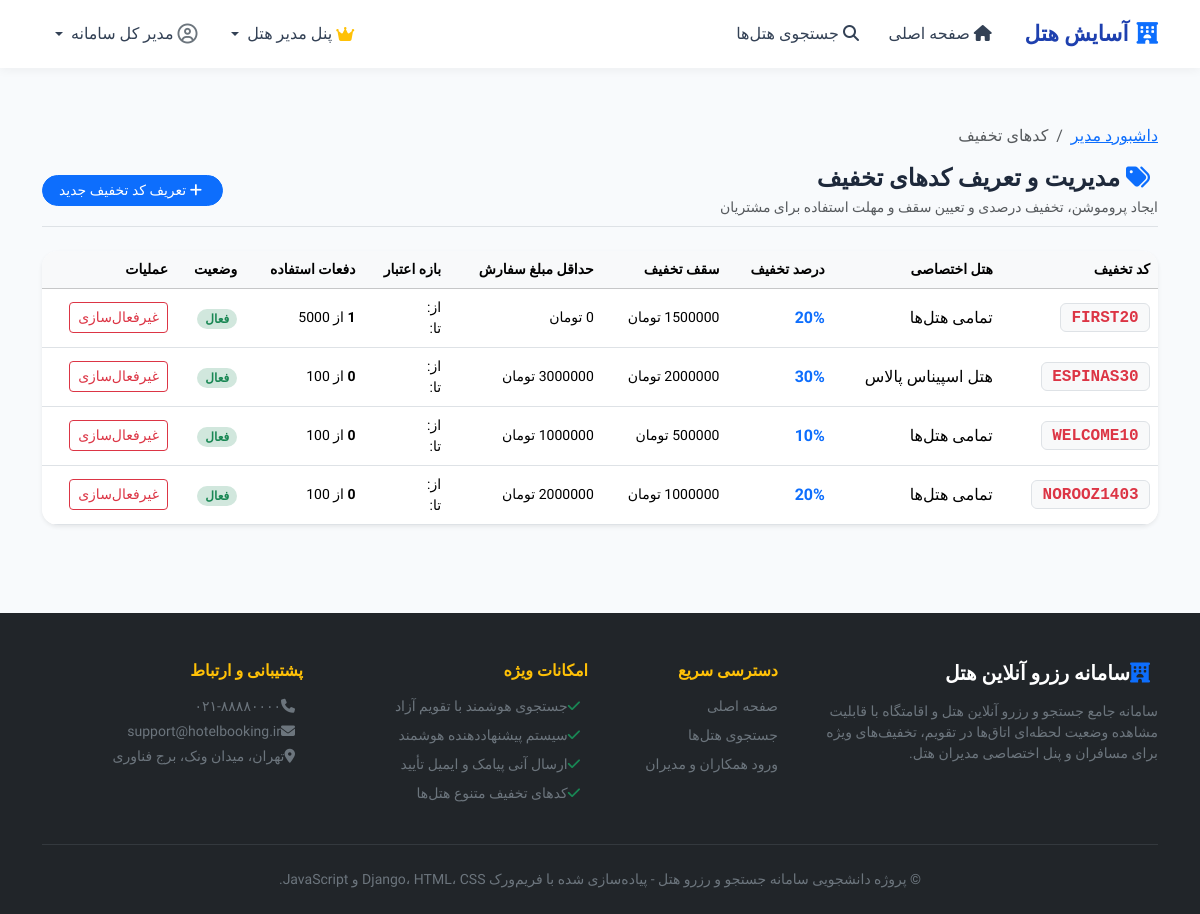
Screenshot of /bookings/manager/discounts/ (signed in) with the database file from the repository.
### accounts/models.py (models this page shows, shortened)
class User(AbstractUser):
    ROLE_CHOICES = (
        ('customer', 'مشتری / مسافر'),
        ('manager', 'مدیر هتل'),
    )
    role = models.CharField(
        max_length=20,
        choices=ROLE_CHOICES,
        default='customer',
        verbose_name="نقش کاربری"
    )
    phone = models.CharField(
        max_length=20,
        blank=True,
        null=True,
        verbose_name="شماره همراه"
    )
    favorite_city = models.CharField(
        max_length=100,
        blank=True,
        null=True,
        verbose_name="شهر مورد علاقه (جهت پیشنهاد هوشمند)"
    )
    preferred_min_price = models.DecimalField(
        max_digits=12,
        decimal_places=0,
        null=True,
        blank=True,
        verbose_name="حداقل بودجه پیشنهادی (تومان)"
    )
    preferred_max_price = models.DecimalField(
        max_digits=12,
        decimal_places=0,
        null=True,
        blank=True,
        verbose_name="حداکثر بودجه پیشنهادی (تومان)"
    )
    @property
    def is_hotel_manager(self):
        return self.role == 'manager' or self.is_superuser
    @property
    def display_name(self):
        if self.first_name or self.last_name:
            return f"{self.first_name} {self.last_name}".strip()
        return self.username

### bookings/models.py (models this page shows, shortened)
class DiscountCode(models.Model):
    code = models.CharField(max_length=50, unique=True, verbose_name="کد تخفیف")
    created_by = models.ForeignKey(
        settings.AUTH_USER_MODEL,
        on_delete=models.CASCADE,
        related_name='created_discounts',
        verbose_name="ایجاد شده توسط"
    )
    hotel = models.ForeignKey(
        Hotel,
        on_delete=models.CASCADE,
        null=True,
        blank=True,
        related_name='discount_codes',
        verbose_name="مخصوص هتل خاص (اختیاری)",
        help_text="اگر خالی باشد روی تمامی هتل‌های مدیر اعمال می‌شود"
    )
    discount_percent = models.PositiveIntegerField(
        verbose_name="درصد تخفیف (1 تا 100)"
    )
    max_discount_amount = models.DecimalField(
        max_digits=12,
        decimal_places=0,
        null=True,
        blank=True,
        verbose_name="حداکثر سقف تخفیف (تومان)",
        help_text="اختیاری"
    )
    min_order_amount = models.DecimalField(
        max_digits=12,
        decimal_places=0,
        default=0,
        verbose_name="حداقل مبلغ رزرو (تومان)"
    )
    valid_from = models.DateField(verbose_name="شروع اعتبار")
    valid_to = models.DateField(verbose_name="پایان اعتبار")
    max_uses = models.PositiveIntegerField(default=100, verbose_name="حداکثر دفعات مجاز استفاده")
    times_used = models.PositiveIntegerField(default=0, verbose_name="تعداد دفعات استفاده شده")
    is_active = models.BooleanField(default=True, verbose_name="فعال است؟")
    created_at = models.DateTimeField(auto_now_add=True, verbose_name="تاریخ ایجاد")
    class Meta:
        verbose_name = "کد تخفیف"
        verbose_name_plural = "کدهای تخفیف"
        ordering = ['-created_at']

### hotels/models.py (models this page shows, shortened)
class Hotel(models.Model):
    STAR_CHOICES = [(i, f"{i} ستاره") for i in range(1, 6)]
    manager = models.ForeignKey(
        settings.AUTH_USER_MODEL,
        on_delete=models.CASCADE,
        related_name='hotels',
        verbose_name="مدیر هتل"
    )
    name = models.CharField(max_length=200, verbose_name="نام هتل")
    city = models.CharField(max_length=100, verbose_name="شهر")
    address = models.TextField(verbose_name="آدرس دقیق")
    stars = models.PositiveSmallIntegerField(
        choices=STAR_CHOICES,
        default=3,
        verbose_name="تعداد ستاره"
    )
    description = models.TextField(verbose_name="توضیحات و معرفی هتل")
    phone = models.CharField(max_length=30, verbose_name="شماره تماس پذیرش")
    email = models.EmailField(blank=True, null=True, verbose_name="ایمیل هتل")
    image = models.ImageField(upload_to='hotels/', blank=True, null=True, verbose_name="تصویر شاخص هتل")
    latitude = models.FloatField(default=35.6892, verbose_name="عرض جغرافیایی (Latitude)")
    longitude = models.FloatField(default=51.3890, verbose_name="طول جغرافیایی (Longitude)")
    created_at = models.DateTimeField(auto_now_add=True, verbose_name="تاریخ ثبت")
    class Meta:
        verbose_name = "هتل"
        verbose_name_plural = "هتل‌ها"
        ordering = ['-created_at']

### bookings/views.py (the view)
# urls.py: path('manager/discounts/', views.manager_discounts_view, name='manager_discounts'),
@login_required
@user_passes_test(is_manager, login_url='accounts:login')
def manager_discounts_view(request):
    discounts = DiscountCode.objects.filter(created_by=request.user) if not request.user.is_superuser else DiscountCode.objects.all()
    return render(request, 'bookings/manager/discount_list.html', {'discounts': discounts})

### bookings/jalali.py (called while the page is built)
def gregorian_to_jalali(dt, format_str='%Y/%m/%d'):
    if not dt:
        return ''
    if isinstance(dt, str):
        parsed = parse_flexible_date(dt)
        if not parsed:
            return dt
        dt = parsed
    if isinstance(dt, datetime.datetime):
        jdate = jdatetime.datetime.fromgregorian(datetime=dt)
        return jdate.strftime(format_str)
    elif isinstance(dt, datetime.date):
        jdate = jdatetime.date.fromgregorian(date=dt)
        return jdate.strftime(format_str)
    return str(dt)

### bookings/templatetags/jalali_tags.py (called while the page is built)
@register.filter(name='to_jalali')
def to_jalali_filter(value):
    if not value:
        return ''
    return gregorian_to_jalali(value)

### bookings/views.py (called while the page is built)
def is_manager(user):
    return user.is_authenticated and (user.is_hotel_manager or user.is_superuser)

### templates/bookings/manager/discount_list.html (shortened to what this page needs)
{% extends 'base.html' %}
{% load jalali_tags %}
{% block content %}
<div class="container py-3">
    <nav aria-label="breadcrumb" class="mb-3">
        <ol class="breadcrumb small">
            <li class="breadcrumb-item"><a href="{% url 'bookings:manager_dashboard' %}">داشبورد مدیر</a></li>
            <li class="breadcrumb-item active">کدهای تخفیف</li>
        </ol>
    </nav>
    <div class="d-flex justify-content-between align-items-center mb-4 pb-2 border-bottom">
        <div>
            <h4 class="fw-bold mb-1">
                <i class="fa-solid fa-tags text-primary ms-2"></i>
                مدیریت و تعریف کدهای تخفیف
            </h4>
            <p class="text-muted small mb-0">ایجاد پروموشن، تخفیف درصدی و تعیین سقف و مهلت استفاده برای مشتریان</p>
        </div>
        <a href="{% url 'bookings:manager_discount_create' %}" class="btn btn-primary btn-sm px-3 rounded-pill">
            <i class="fa-solid fa-plus ms-1"></i> تعریف کد تخفیف جدید
        </a>
    </div>
    <div class="card border-0 shadow-sm rounded-4 overflow-hidden">
        <div class="table-responsive">
            <table class="table table-hover align-middle mb-0">
                <thead class="table-light small">
                    <tr>
                        <th>کد تخفیف</th>
                        <th>هتل اختصاصی</th>
                        <th>درصد تخفیف</th>
                        <th>سقف تخفیف</th>
                        <th>حداقل مبلغ سفارش</th>
                        <th>بازه اعتبار</th>
                        <th>دفعات استفاده</th>
                        <th>وضعیت</th>
                        <th>عملیات</th>
                    </tr>
                </thead>
                <tbody>
                    {% for d in discounts %}
                        <tr>
                            <td>
                                <span class="badge bg-light text-danger border font-monospace fs-6">
                                    {{ d.code }}
                                </span>
                            </td>
                            <td>{{ d.hotel.name|default:"تمامی هتل‌ها" }}</td>
                            <td><b class="text-primary fs-6">{{ d.discount_percent }}%</b></td>
                            <td class="small">
                                {% if d.max_discount_amount %}
                                    {{ d.max_discount_amount|floatformat:0 }} تومان
                                {% else %}
                                    <span class="text-muted">بدون سقف</span>
                                {% endif %}
                            </td>
                            <td class="small">{{ d.min_order_amount|floatformat:0 }} تومان</td>
                            <td class="small">
                                <div>از: {{ d.valid_from|to_jalali }}</div>
                                <div>تا: {{ d.valid_to|to_jalali }}</div>
                            </td>
                            <td class="small">
                                <b>{{ d.times_used }}</b> از {{ d.max_uses }}
                            </td>
                            <td>
                                {% if d.is_active %}
                                    <span class="badge bg-success-subtle text-success py-1 px-2 rounded-pill">فعال</span>
                                {% else %}
                                    <span class="badge bg-secondary-subtle text-secondary py-1 px-2 rounded-pill">غیرفعال</span>
                                {% endif %}
                            </td>
                            <td>
                                <a href="{% url 'bookings:manager_discount_toggle' d.id %}" class="btn btn-sm {% if d.is_active %}btn-outline-danger{% else %}btn-outline-success{% endif %} py-1 px-2">
                                    {% if d.is_active %}غیرفعال‌سازی{% else %}فعال‌سازی{% endif %}
                                </a>
                            </td>
                        </tr>
                    {% empty %}
                        <tr>
                            <td colspan="9" class="text-center py-5 text-muted">
                                هنوز هیچ کد تخفیفی تعریف نکرده‌اید.
                            </td>
                        </tr>
                    {% endfor %}
                </tbody>
            </table>
        </div>
    </div>
</div>
{% endblock %}

### templates/base.html (shortened to what this page needs)
{% load static %}
<!DOCTYPE html>
<html lang="fa" dir="rtl">
<head>
    <link rel="stylesheet" href="https://cdn.jsdelivr.net/npm/bootstrap@5.3.3/dist/css/bootstrap.rtl.min.css">
    <link rel="stylesheet" href="https://cdnjs.cloudflare.com/ajax/libs/font-awesome/6.5.1/css/all.min.css">
    <link rel="stylesheet" href="{% static 'css/style.css' %}">
    <link rel="stylesheet" href="{% static 'css/persian-datepicker.css' %}">
</head>
<body>
    <nav class="navbar navbar-expand-lg sticky-top">
        <div class="container">
            <a class="navbar-brand" href="{% url 'hotels:home' %}">
                <i class="fa-solid fa-hotel text-primary"></i>
                <span>آسایش هتل</span>
            </a>
            <div class="collapse navbar-collapse" id="navbarContent">
                <ul class="navbar-nav me-auto mb-2 mb-lg-0">
                    <li class="nav-item">
                        <a class="nav-link" href="{% url 'hotels:home' %}">
                            <i class="fa-solid fa-house ms-1"></i> صفحه اصلی
                        </a>
                    </li>
                    <li class="nav-item">
                        <a class="nav-link" href="{% url 'hotels:hotel_list' %}">
                            <i class="fa-solid fa-magnifying-glass ms-1"></i> جستجوی هتل‌ها
                        </a>
                    </li>
                </ul>
                <ul class="navbar-nav ms-auto align-items-lg-center gap-2">
                    {% if user.is_authenticated %}
                        {% if user.is_hotel_manager %}
                            <li class="nav-item dropdown">
                                <a class="nav-link dropdown-toggle btn btn-outline-primary btn-sm px-3 text-primary d-flex align-items-center gap-1" href="#" role="button" data-bs-toggle="dropdown">
                                    <i class="fa-solid fa-crown text-warning"></i>
                                    <span>پنل مدیر هتل</span>
                                </a>
                            </li>
                        {% endif %}
                        <li class="nav-item dropdown">
                            <a class="nav-link dropdown-toggle d-flex align-items-center gap-1" href="#" role="button" data-bs-toggle="dropdown">
                                <i class="fa-regular fa-circle-user fa-lg text-secondary"></i>
                                <span>{{ user.display_name }}</span>
                            </a>
                        </li>
                    {% endif %}
                </ul>
            </div>
        </div>
    </nav>
    <main class="py-4">
        {% block content %}{% endblock %}
    </main>
    <footer class="bg-dark text-white pt-5 pb-4 mt-5">
        <div class="container">
            <div class="row g-4">
                <div class="col-lg-4 col-md-6">
                    <h5 class="fw-bold mb-3"><i class="fa-solid fa-hotel text-primary ms-2"></i>سامانه رزرو آنلاین هتل</h5>
                    <p class="text-secondary small leading-relaxed">
                        سامانه جامع جستجو و رزرو آنلاین هتل و اقامتگاه با قابلیت مشاهده وضعیت لحظه‌ای اتاق‌ها در تقویم، تخفیف‌های ویژه برای مسافران و پنل اختصاصی مدیران هتل.
                    </p>
                </div>
                <div class="col-lg-2 col-md-6">
                    <h6 class="fw-bold mb-3 text-warning">دسترسی سریع</h6>
                    <ul class="list-unstyled small">
                        <li class="mb-2"><a href="{% url 'hotels:home' %}" class="text-secondary text-decoration-none hover-white">صفحه اصلی</a></li>
                        <li class="mb-2"><a href="{% url 'hotels:hotel_list' %}" class="text-secondary text-decoration-none">جستجوی هتل‌ها</a></li>
                        <li class="mb-2"><a href="{% url 'accounts:login' %}" class="text-secondary text-decoration-none">ورود همکاران و مدیران</a></li>
                    </ul>
                </div>
                <div class="col-lg-3 col-md-6">
                    <h6 class="fw-bold mb-3 text-warning">امکانات ویژه</h6>
                    <ul class="list-unstyled small text-secondary">
                        <li class="mb-2"><i class="fa-solid fa-check text-success ms-2"></i>جستجوی هوشمند با تقویم آزاد</li>
                        <li class="mb-2"><i class="fa-solid fa-check text-success ms-2"></i>سیستم پیشنهاددهنده هوشمند</li>
                        <li class="mb-2"><i class="fa-solid fa-check text-success ms-2"></i>ارسال آنی پیامک و ایمیل تأیید</li>
                        <li class="mb-2"><i class="fa-solid fa-check text-success ms-2"></i>کدهای تخفیف متنوع هتل‌ها</li>
                    </ul>
                </div>
                <div class="col-lg-3 col-md-6">
                    <h6 class="fw-bold mb-3 text-warning">پشتیبانی و ارتباط</h6>
                    <p class="text-secondary small mb-1"><i class="fa-solid fa-phone ms-2"></i>۰۲۱-۸۸۸۸۰۰۰۰</p>
                    <p class="text-secondary small mb-1"><i class="fa-solid fa-envelope ms-2"></i>support@hotelbooking.ir</p>
                    <p class="text-secondary small"><i class="fa-solid fa-location-dot ms-2"></i>تهران، میدان ونک، برج فناوری</p>
                </div>
            </div>
            <hr class="border-secondary my-4">
            <div class="text-center text-secondary small">
                © پروژه دانشجویی سامانه جستجو و رزرو هتل - پیاده‌سازی شده با فریم‌ورک Django، HTML، CSS و JavaScript.
            </div>
        </div>
    </footer>
</body>
</html>

### static/css/style.css (style rules this page uses)
:root { --primary-color: #1e40af; --primary-hover: #1d4ed8; --secondary-color: #0d9488; --accent-color: #f59e0b; --bg-light: #f8fafc; --card-shadow: 0 4px 6px -1px rgba(0, 0, 0, 0.08), 0 2px 4px -2px rgba(0, 0, 0, 0.05); --hover-shadow: 0 10px 15px -3px rgba(0, 0, 0, 0.1), 0 4px 6px -4px rgba(0, 0, 0, 0.08); }
body { font-family: 'Vazirmatn', -apple-system, BlinkMacSystemFont, "Segoe UI", Roboto, sans-serif; background-color: var(--bg-light); color: #1e293b; min-height: 100vh; display: flex; flex-direction: column; }
main { flex: 1; }
.navbar { background: #ffffff; box-shadow: 0 2px 10px rgba(0, 0, 0, 0.05); padding: 0.8rem 1rem; }
.navbar-brand { font-weight: 800; font-size: 1.35rem; color: var(--primary-color) !important; display: flex; align-items: center; gap: 0.5rem; }
.nav-link { font-weight: 500; color: #334155 !important; transition: color 0.2s ease; padding: 0.5rem 0.8rem !important; }

### rows the page displays
User: display_name "مدیر کل سامانه"
DiscountCode: code "FIRST20", hotel.name "تمامی هتل‌ها", discount_percent "20", max_discount_amount "1500000", times_used "1", max_uses "5000", is_active "فعال"
DiscountCode: code "ESPINAS30", hotel.name "هتل اسپیناس پالاس", discount_percent "30", max_discount_amount "2000000", times_used "0", max_uses "100", is_active "فعال"
DiscountCode: code "WELCOME10", hotel.name "تمامی هتل‌ها", discount_percent "10", max_discount_amount "500000", times_used "0", max_uses "100", is_active "فعال"
DiscountCode: code "NOROOZ1403", hotel.name "تمامی هتل‌ها", discount_percent "20", max_discount_amount "1000000", times_used "0", max_uses "100", is_active "فعال"
